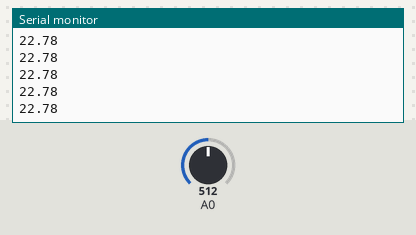
Recording of a sketch running on a simulated Arduino Uno, built with avr-gcc and run on an emulated ATmega328P. On the bench: the last lines printed to the serial monitor. The inputs (shaded band) are chosen by the test bench; at power-on: A0 = 512.

Above: at 1.2 s.
1.3 s: A0 set to 716
At 2.3 s:
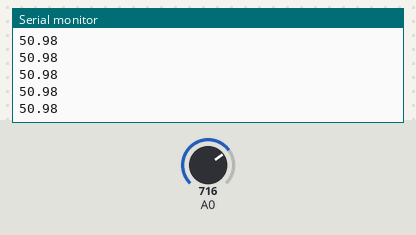
2.8 s: A0 set to 900
At 3.5 s:
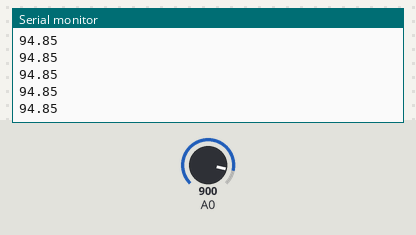
Timing chart, 0 to 5.8 s (numbered marks = the images above; inputs shaded):
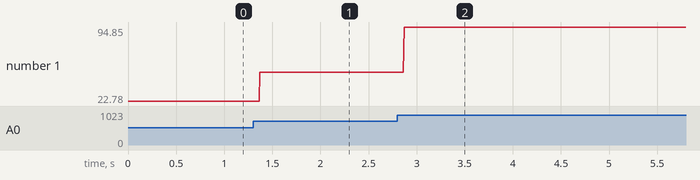

The sketch:

sketch_mar04a.ino
```cpp
#include <math.h>
int led0 = 0;
int led1 = 1;
float KtoC(float in){
  return in-273.15;
}
float CtoF(float in){
  return in*1.8+32.0;
 }
void setup() {
  // put your setup code here, to run once:
  Serial.begin(9600);
}

const float R0 = 10000;
const float R1 = 47000;
const float B = 4100;
const float T0 = 25.0+273.15;
void loop() {// put your main code here, to run repeatedly:
  float A = analogRead(A0); //reads count (0 to 1023) on analog input
  A*=5.0;A/=1023.0;
  float tR=5.0*R1/A-R1;//Serial.println(tV);
  float temperature = 1.0/((log(tR/R0)/B) + 1.0/T0);
  Serial.println(CtoF(KtoC(temperature)));
  if(temperature>273.15){
    digitalWrite(led0,HIGH);
    digitalWrite(led1, LOW);
      return;
    }
    digitalWrite(led0,LOW);
    digitalWrite(led1, HIGH);
    return;
}
```

Measured:
- after the input at 1.3 s, the serial monitor: prints a new line after 0.07 s (image 1)
- after the input at 2.8 s, the serial monitor: prints a new line after 0.07 s (image 2)
- plotted number 1: 22.78 → 50.98 after the input at 1.3 s, 50.98 → 94.85 after the input at 2.8 s
